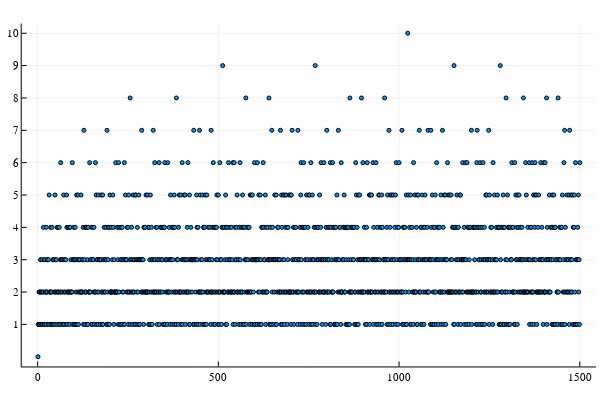

Notebook code cell kept with this figure:
### Code cell
N=1500;
Ω=zeros(Int64,N);
P=primes(N);

for p in P
    q=p;
    while q<=N
        Ω[q:q:end]= Ω[q:q:end] .+ 1;
        q*=p;
    end
end

plot(1:N,Ω,seriestype=:scatter, legend=false,markersize=2,
    yticks=(1:10, [string(i) for i=1:10]))

### Figure 1 — Plotly figure (JSON) as saved in the notebook; plotly's stock layout.template omitted (floating-point values rounded to 4 significant figures; data arrays with more than 128 entries replaced by an {"elided": "..."} marker saying what was removed)
{"data": [{"colorbar": {"title": ""}, "legendgroup": "y1", "marker": {"color": "rgba(0, 154, 250, 1.000)", "line": {"color": "rgba(0, 0, 0, 1.000)", "width": 1}, "size": 4, "symbol": "circle"}, "mode": "markers", "name": "y1", "showlegend": true, "type": "scatter", "x": {"elided": "1500 int values"}, "xaxis": "x", "y": {"elided": "1500 int values"}, "yaxis": "y", "zmax": null, "zmin": null}], "layout": {"annotations": [], "height": 400, "margin": {"b": 20, "l": 0, "r": 0, "t": 20}, "paper_bgcolor": "rgba(255, 255, 255, 1.000)", "plot_bgcolor": "rgba(255, 255, 255, 1.000)", "showlegend": false, "width": 600, "xaxis": {"anchor": "y", "domain": [0.03619, 0.9934], "gridcolor": "rgba(0, 0, 0, 0.100)", "gridwidth": 0.5, "linecolor": "rgba(0, 0, 0, 1.000)", "mirror": false, "range": [-43.97, 1545.0], "showgrid": true, "showline": true, "showticklabels": true, "tickangle": 0, "tickcolor": "rgb(0, 0, 0)", "tickfont": {"color": "rgba(0, 0, 0, 1.000)", "family": "sans-serif", "size": 11}, "tickmode": "array", "ticks": "inside", "ticktext": ["0", "500", "1000", "1500"], "tickvals": [0, 500, 1000, 1500], "title": "", "titlefont": {"color": "rgba(0, 0, 0, 1.000)", "family": "sans-serif", "size": 15}, "type": "-", "visible": true, "zeroline": false, "zerolinecolor": "rgba(0, 0, 0, 1.000)"}, "yaxis": {"anchor": "x", "domain": [0.03762, 0.9902], "gridcolor": "rgba(0, 0, 0, 0.100)", "gridwidth": 0.5, "linecolor": "rgba(0, 0, 0, 1.000)", "mirror": false, "range": [-0.3, 10.3], "showgrid": true, "showline": true, "showticklabels": true, "tickangle": 0, "tickcolor": "rgb(0, 0, 0)", "tickfont": {"color": "rgba(0, 0, 0, 1.000)", "family": "sans-serif", "size": 11}, "tickmode": "array", "ticks": "inside", "ticktext": ["1", "2", "3", "4", "5", "6", "7", "8", "9", "10"], "tickvals": [1, 2, 3, 4, 5, 6, 7, 8, 9, 10], "title": "", "titlefont": {"color": "rgba(0, 0, 0, 1.000)", "family": "sans-serif", "size": 15}, "type": "-", "visible": true, "zeroline": false, "zerolinecolor": "rgba(0, 0, 0, 1.000)"}}}
